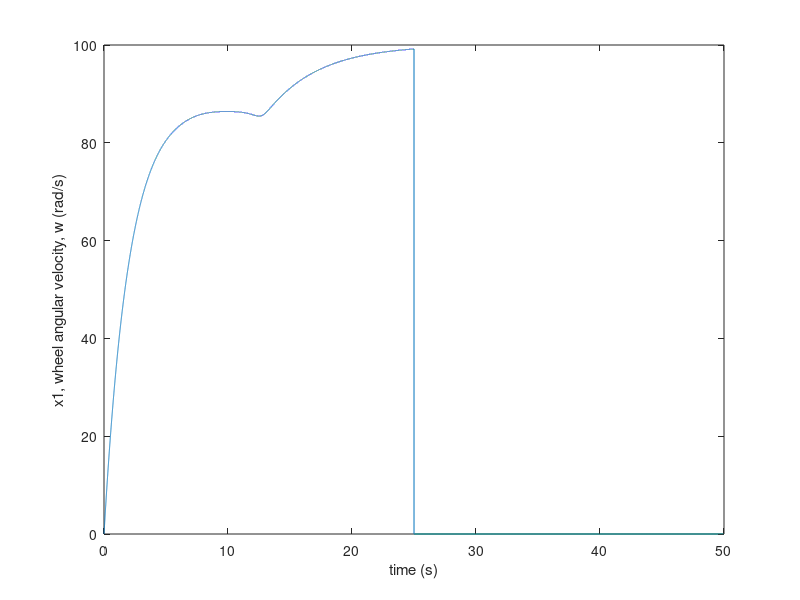
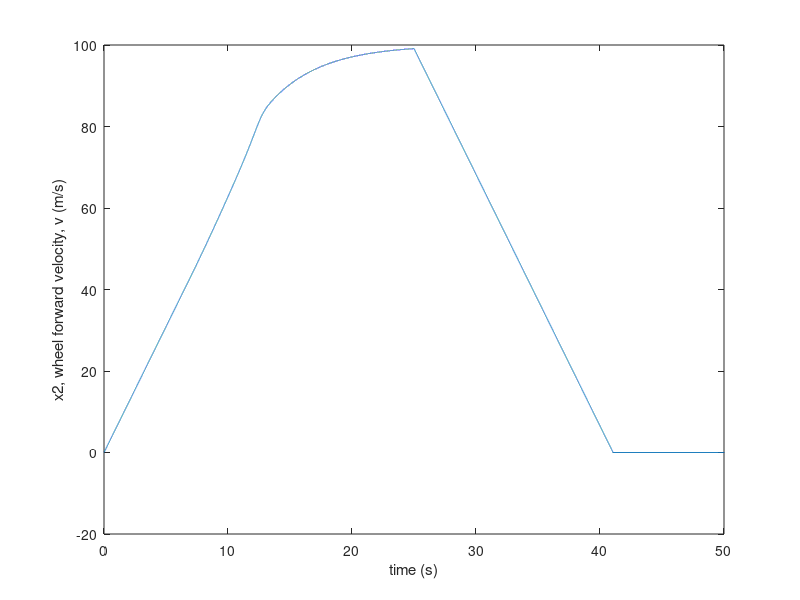
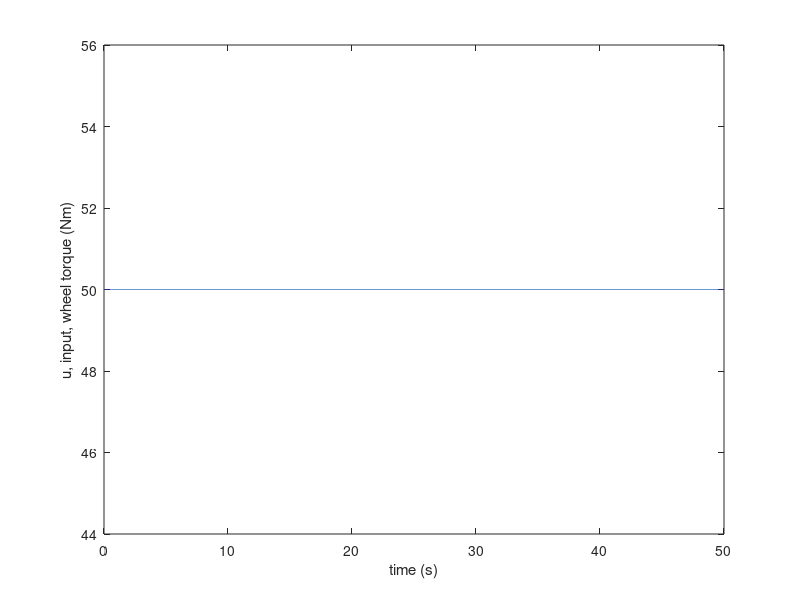
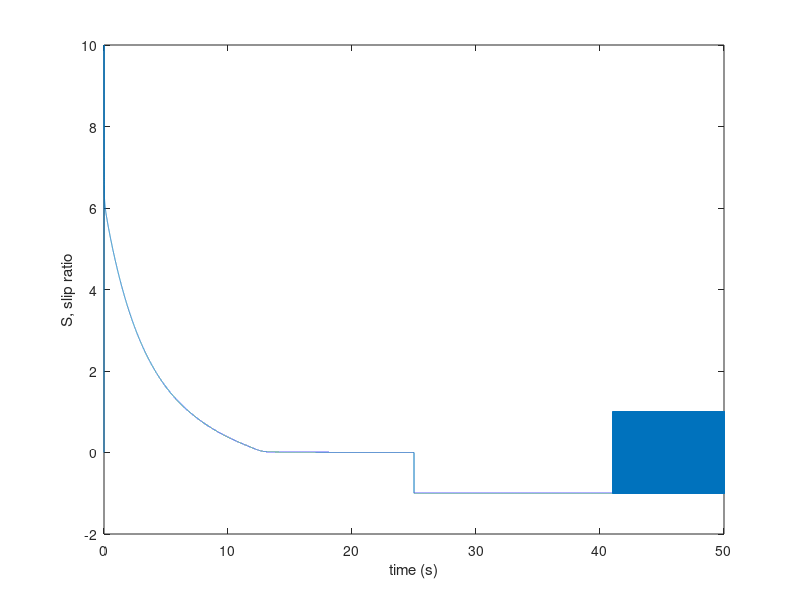

Here is the MATLAB script that generated these plots, in order:

% delete all variables
clear;

% close existing figure windows
close ALL;

% load array from file into matlab
% note that columns can be separated by space / tab or commas in matlab
A = load('sim.txt');

t  = A(:,1);
x1 = A(:,2); % w
x2 = A(:,3); % v
u = A(:,4); % tau
S = A(:,5); % S
mu = A(:,6); % mu

figure(1);
plot(t,x1);
ylabel('x1, wheel angular velocity, w (rad/s)');
xlabel('time (s)');

figure(2);
plot(t,x2);
ylabel('x2, wheel forward velocity, v (m/s)');
xlabel('time (s)');

figure(3);
plot(t,u);
ylabel('u, input, wheel torque (Nm)');
xlabel('time (s)');

figure(4);
plot(t,S);
ylabel('S, slip ratio');
xlabel('time (s)');

figure(5);
plot(t,mu);
ylabel('mu, tire friction coefficient');
xlabel('time (s)');
